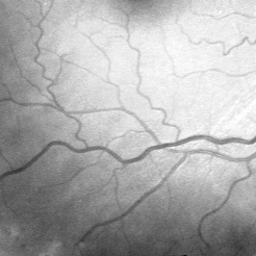
%> input picture Thuat toan chi Tran/Phu/vessel.png, 256 x 256 px
$ octave --eval "result = preprocessing('vessel.png');"   (GNU Octave 9; MATLAB toolbox functions it lacks are replaced by stand-ins)
%> lines starting %> are read from the running program, lines starting %| are printed output that depends on the picture; in (x1, y1, x2, y2) boxes, pixels count from 0 and x2, y2 are one past the last pixel; in counts of white or black regions, pixels touching at a corner belong together; the program's own positions count from 1
### Thuat toan chi Tran/Phu/FrangiFilter.m
function [output,scale,direction] = FrangiFilter(im)
% function [output,scale,direction] = FrangiFilter(im,options)
% Ham FrangiFilter dung vector truc giao Hessian de tinh toan tinh like
% -liness cua 1 vung anh dua theo pp Multiscale.
%
% [output,scale,direction] = FrangiFilter(im,options)
%
% inputs,
%   I : The input image (vessel image)
%   Options : Struct with input options,
%       .FrangiscaleRange   : Khoang xac dinh cua scale duoc su dung
%       .FrangiscaleRatio   : Step cua scale
%       .FrangiBetaOne      : Tham so Beta trong (2.15). Default b=0.5
%       .FrangiBetaTwo      : Tham so c trong (2.15), default c=15
%
% outputs,
%   output      : The vessel enhanced image (pixel is the maximum found in
%                   all scales)
%   scale       : Tra ve scale ma pixel dat cuc dai qua bo loc.
%   direction   : Huong cua pixel dua tren eigenvector nho hon.
%
% Example,
%   I=double(imread ('vessel.png'));
%   Ivessel=FrangiFilter(I);
%
% Written by Marc Schrijver, 2/11/2001
% Re-Written by D.Kroon University of Twente (May 2009)
% Re-Written by Quoc Du University of Science (December 2012)


%     Convert gray to double
    if (~strcmp(class(im),'double'))
        im=double(im);
    end

    defaultoptions = struct('range', [2 6], 'ratio', 1.25, 'beta', 2.0, 'c', 450);
% [14 lines of commented-out code are left out]
    loop=1;
    while(round(defaultoptions.range(1)*(defaultoptions.ratio)^loop) <= defaultoptions.range(2))
        loop=loop+1;
    end

    beta  = defaultoptions.beta;
    c     = defaultoptions.c;

%     Tao ra cac mang chua cac anh trung gian.
    ALLfiltered=zeros([size(im) loop]);
    ALLangles=zeros([size(im) loop]);

%     Loc Multiscale
    down=defaultoptions.range(1);   %2
    for i = 1:loop

        %   Tinh ma tran Hessian thong qua G(x,sigma)
        [Dxx,Dxy,Dyy] = Hessian(im,down);

        %   Cong thuc (2.2)
        Dxx = (down^2)*Dxx;
        Dxy = (down^2)*Dxy;
        Dyy = (down^2)*Dyy;

        %   Tinh tri rieng va vector rieng
        [Lambda1,Lambda2,Ix,Iy]=eig2image(Dxx,Dxy,Dyy);

        %   Tinh direction cac vector rieng
        angles = atan2(Ix,Iy);

        %   Tinh do tuong dong
        Lambda2(Lambda2==0) = eps;
        Rb = (Lambda1./Lambda2).^2;     %   Cong thuc (2.10)
        S2 = Lambda2.^2 + Lambda1.^2;   %   Cong thuc (2.12)

        %   Anh output tuong ung voi scale
        Ifiltered = exp(-Rb/beta) .*(ones(size(im))-exp(-S2/c)); %   Cong thuc (2.13)
        Ifiltered(Lambda2<0)=0;     %   Cong thuc (6.6)

        %   Voi moi phan tu la mot anh sau khi loc tuong ung voi scale.
        ALLfiltered(:,:,i) = Ifiltered;
        ALLangles(:,:,i) = angles;

        down=down+defaultoptions.ratio;
    end
        largest_vessel= Ifiltered;

%     To hop gia tri likeliness theo cong thuc (2.14)
    if loop > 1
        [output,scale] = max(ALLfiltered,[],3);  %   Cong thuc (2.14)
        output = reshape(output,size(im));
        if(nargout>1)
            scale = reshape(scale,size(im));
        end
        if(nargout>2)
            direction = reshape(ALLangles((1:numel(im))'+(scale(:)-1)*numel(im)),size(im));
        end
    else
        output = reshape(ALLfiltered,size(im));
        if(nargout>1)
                scale = ones(size(im));
        end
        if(nargout>2)
            direction = reshape(ALLangles,size(im));
        end
    end

    direction=normal(direction);    %   Dua direction ve trong khoang [0,pi]
end

### Thuat toan chi Tran/Phu/Hessian.m
function [Dxx,Dxy,Dyy] = Hessian(I,Sigma)

if nargin < 2, Sigma = 1; end

   [X,Y]   = ndgrid(-round(3*Sigma):round(3*Sigma));

%   Chung minh cong thuc trong giay nhap.
DGaussxx = 1/(2*pi*Sigma^4) * (X.^2/Sigma^2 - 1) .* exp(-(X.^2 + Y.^2)/(2*Sigma^2));
DGaussxy = 1/(2*pi*Sigma^6) * (X .* Y)           .* exp(-(X.^2 + Y.^2)/(2*Sigma^2));
DGaussyy = DGaussxx';

%   Loc theo mat na cua ham Guass trong khong gian scale tuyen tinh.
Dxx = imfilter(I,DGaussxx,'conv');
Dxy = imfilter(I,DGaussxy,'conv');
Dyy = imfilter(I,DGaussyy,'conv');

### Thuat toan chi Tran/Phu/normal.m
function Direction = normal(Direction)
    [m n]=size(Direction);
    for i=1:m
        for j=1:n
            if (Direction(i,j)<0)
                Direction(i,j)=Direction(i,j)+pi;
            end
        end
    end
    Direction=pi-Direction;
end

### Thuat toan chi Tran/Phu/Filter_Otsu.m
function [Im_B, radius] = Filter_Otsu(Img, ratio, theshold, epxilon)
I = Img;
I(I<=theshold) = 0;
I(I>theshold) = 1;
radius = 0;
Im_B = single(zeros(size(Img)));
level_a = 1; level_b = 1;
hieu_level = 1; %0.0833
% danhso = 2;
while(hieu_level>epxilon)
    level_b = level_a;
    level_a = graythresh(Img);
    hieu_level = abs(level_b - level_a);
    ImP = im2bw(Img,level_a);
    [ImP,~] = filter_neibor(ImP,ratio,0);
    ImP = imresize(ImP,size(Img));
    Im_B = Im_B + ImP;
%     subplot(3,3,danhso);
%     imshow(Im_B);
%     danhso = danhso+1;
    SK = skeleton(ImP); End_Start = []; vector = [];
    for i=1:size(SK,2)
        L = SK{i};
        End_Start = [End_Start; L(1,:); L(end,:)];
        vector1 = L(1,:) - L(min(2,end),:);
        vector2 = L(end,:) - L(max(1,end-1),:);
        vector1 = vector1/max(abs(vector1));
        vector2 = vector2/max(abs(vector2));
        vector = [vector; vector1; vector2];
    end
    hieu = 0;
    for i=1:size(End_Start,1)
        point = End_Start(i,:);
        radius1 = estimate_radius(point,vector(i,:),ImP);
        radius2 = estimate_radius(point,vector(i,:),I);
        if(radius2-radius1>hieu)
            hieu = radius2-radius1;
        end
        if(radius1>radius)
            radius = radius1;
        end
    end
    ImP = imdilate(ImP,strel('disk',ceil(hieu)));
    Img(ImP==1) = 0;
end
end

### Thuat toan chi Tran/Phu/eig2image.m
function [Lambda1,Lambda2,Ix,Iy]=eig2image(Dxx,Dxy,Dyy)
% Tinh vecto rieng va tri rieng cua ma tran anh tu bo loc Guass.
% Sap xep cac tri rieng theo tri tuyet doi.
%
% [Lambda1,Lambda2,Ix,Iy]=eig2image(Dxx,Dxy,Dyy)
%
% input:
%     Dxx,Dxy,Dyy     : Anh xam sau khi loc bang ham Guassian
%
% output:
%     Lamda1  : Tri rieng truc giao nho
%     Lamda2  : Tri rieng truc giao lon
%     Ix      : Vector truc giao co tri rieng nho
%     Iy      : Vector truc giao co tri rieng lon.
%
%      | Dxx  Dxy |
%      |          |
%      | Dxy  Dyy |

% Tinh vecto tri rieng nhu trong chung minh
% Ma tran doi xung luon cho tri rieng la so thuc va tuong ung la vector thuc
    tmp = sqrt((Dxx - Dyy).^2 + 4*Dxy.^2);
    v2x = 2*Dxy;
    v2y = Dyy - Dxx + tmp;

% Chuan hoa vector
    mag = sqrt(v2x.^2 + v2y.^2);
    i = (mag ~= 0);
    v2x(i) = v2x(i)./mag(i);
    v2y(i) = v2y(i)./mag(i);

% The eigenvectors are orthogonal
    v1x = -v2y;
    v1y = v2x;

% Tinh tri rieng
    mu1 = 0.5*(Dxx + Dyy + tmp);
    mu2 = 0.5*(Dxx + Dyy - tmp);

% Sort eigen values by absolute value abs(Lambda1)<abs(Lambda2)
    check=abs(mu1)>abs(mu2);
    Lambda1=mu1; Lambda1(check)=mu2(check); % Sap xep cac gia tri truc giao nho vao Lamda1
    Lambda2=mu2; Lambda2(check)=mu1(check); % Sap xep cac gia tri truc giao lon vao Lamda2
    Ix=v1x; Ix(check)=v2x(check);           %   Vecto truc giao co tri rieng nho
    Iy=v1y; Iy(check)=v2y(check);           %   Vecto truc giao co tri rieng lon

### Thuat toan chi Tran/Phu/preprocessing.m
function output = preprocessing(filename)
%> called with filename = 'vessel.png'
ratio = 0.02;
Img = imread(filename);
%> Img is the input picture: size 256x256 uint8; min 0, max 255, mean 173.4
if(length(size(Img))==3)
    Img = rgb2gray(Img);
end
figure,imshow(Img);
figure;
subplot(3,3,1);
imshow(Img);
[out,~,~] = FrangiFilter(Img);
%> the loop in FrangiFilter, `for i = 1:loop` made 6 passes
%> pass 1, in Hessian, `Dyy = imfilter(I,DGaussyy,'conv');`:
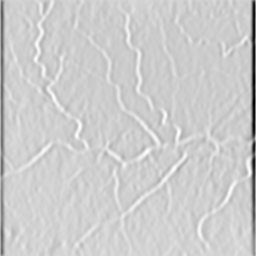
%> Dyy: size 256x256 double; min -15.46, max 2.9, mean -0.76; drawn with min black and max white
%> after the loop in FrangiFilter, `for i = 1:loop`:
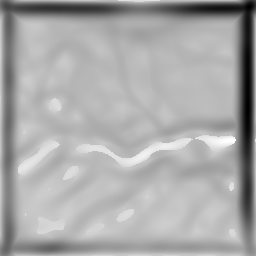
%> Lambda2: size 256x256 double; min -61.3, max 14.47, mean -10.94; drawn with min black and max white
%> after the loop in FrangiFilter, `for i = 1:loop`: down = 9.5
%> in FrangiFilter, `direction = reshape(ALLangles((1:numel(im))'+(scale(:)-1)*numel(im)),s..`:
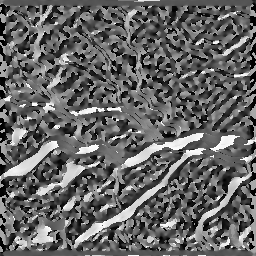
%> direction: size 256x256 double; min -3.14, max 1.57, mean -1.27; drawn with min black and max white
%> after the loop in normal, `for i=1:m`:
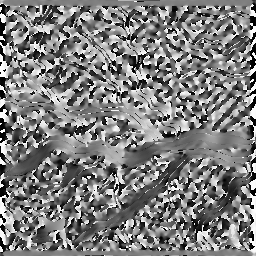
%> Direction: size 256x256 double; min 2.03e-05, max 3.14, mean 1.55; drawn with min black and max white
%> in normal, `Direction=pi-Direction;`:
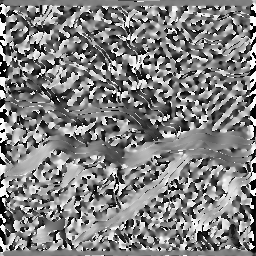
%> Direction: size 256x256 double; min 6.63e-06, max 3.14, mean 1.59; drawn with min black and max white
theshold = 0.02;
epxilon = 0.001;
[out, radius] = Filter_Otsu(out, ratio, theshold, epxilon);
%> in Filter_Otsu, `I(I<=theshold) = 0;`: I: size 256x256 double; min 0, max 0.982, mean 0.0222
%> in Filter_Otsu, `I(I>theshold) = 1;`:
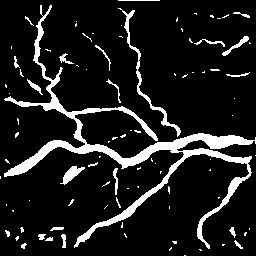
%> I: size 256x256 double; values 0 (black) and 1 (white), 11.3% white; 92 white regions (68 under 20 px), largest, box (x1, y1, x2, y2) and area: (4, 5, 256, 249) 5332, (118, 8, 181, 137) 514, (60, 166, 85, 185) 194
%> the loop in Filter_Otsu, `while(hieu_level>epxilon)` made 1 pass
%> (level_a, hieu_level) on pass 1: (0.263, 0.737)
%> pass 1, in Filter_Otsu, `ImP = im2bw(Img,level_a);`:
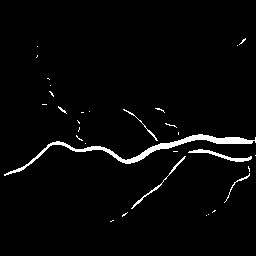
%> ImP: size 256x256 logical; 2.7% white; 31 white regions (25 under 20 px), largest, box (x1, y1, x2, y2) and area: (4, 134, 256, 176) 1175, (188, 149, 252, 162) 210, (131, 156, 186, 209) 138, (123, 109, 158, 141) 65, (224, 173, 250, 203) 56, (58, 106, 67, 114) 21
%> the run ends on the next line
[output,~] = filter_neibor(out,ratio,2*radius);
subplot(3,3,9);
imshow(output);
figure,imshow(output);
end
